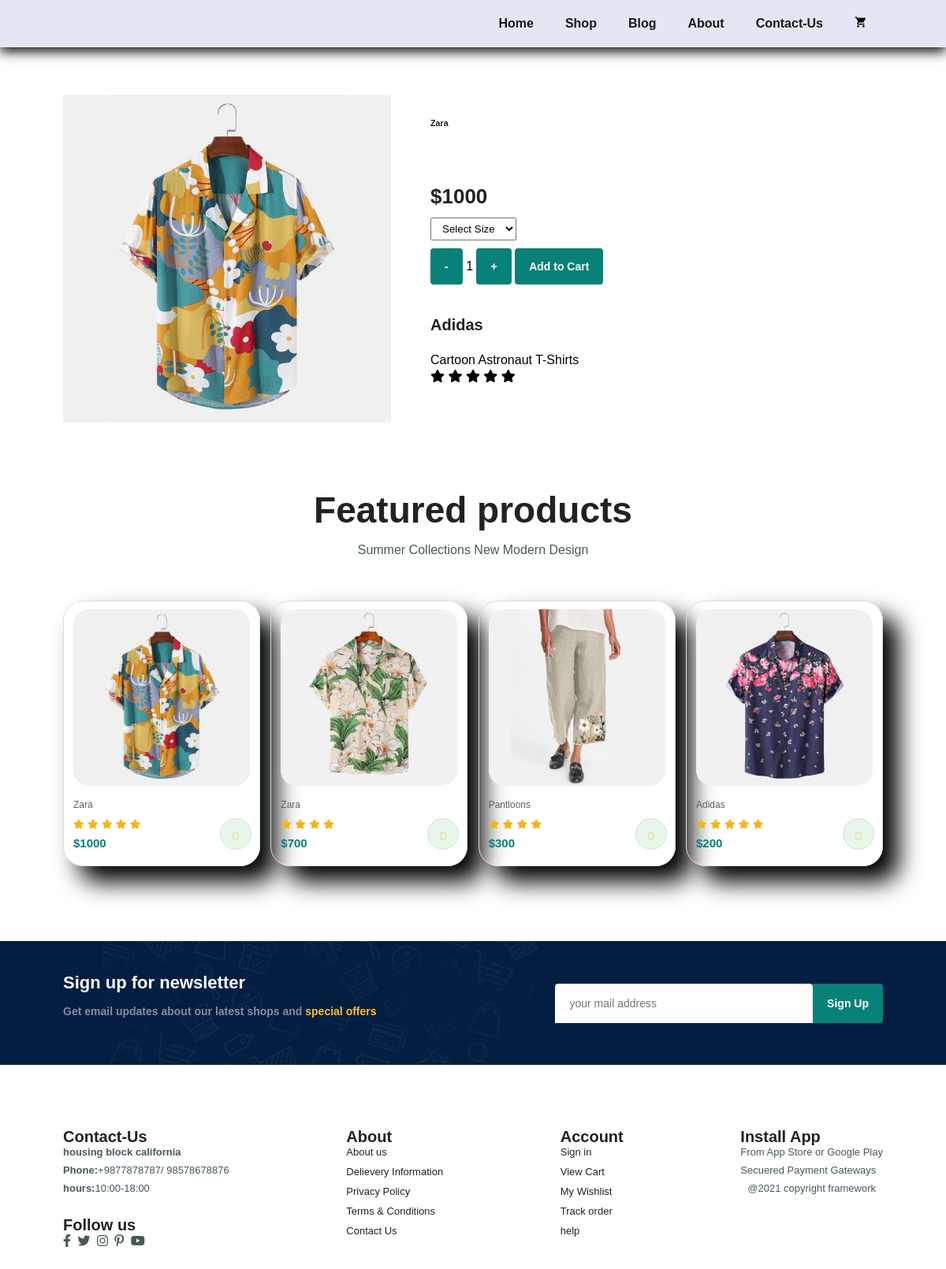
The page /product/1 (signed in) on the database its author committed.
### home/models.py (models this page shows, shortened)
class Product(models.Model):
    GENDER_CHOICES = [
        ('M', 'Male'),
        ('F', 'Female'),
    ]
    id=models.AutoField(primary_key=True)
    product_name = models.CharField(max_length=50)
    desc = models.CharField(max_length=300)
    Category = models.CharField(max_length=300,default="")
    SubCategory = models.CharField(max_length=300,default="")
    price = models.IntegerField(default=0)
    pub_date = models.DateField()
    image = models.ImageField(upload_to='products/images/',default="")
    brand = models.CharField(max_length=50,default="Zara")
    rating=models.IntegerField(default=5)
    gender = models.CharField(max_length=1, choices=GENDER_CHOICES,default="Male")

### home/views.py (the view)
# urls.py: path("product/<int:id>", views.product, name='product'),
def product(request, id):
    if request.user.is_anonymous:
        return redirect("/login")
    try:
        product_fetch = Product.objects.get(id=id)
    except Product.DoesNotExist:
        return HttpResponse("Product not found.", status=404)
    featured_products = Product.objects.filter(rating__gte=3)
    context = {
        'product': product_fetch,
        'featured_products': featured_products,
        'active_page': 'product'
    }
    return render(request, 'product.html', context)

### home/templatetags/custom_filters.py (called while the page is built)
@register.filter
def times(number):
    if number is None:
        number = 0
    return range(number)

### templates/product.html (shortened to what this page needs)
{% extends 'base1.html' %}
{% load static %}
{% block body %}
<section id="productails" class="section-p1">
    <div class="single-pro-image">
        <img src="/media/{{ product.image }}" alt="Product Image" width="100%" id="mainImg">
    </div>
    <div class="single-pro-details">
        <h6>{{ product.brand }}</h6>
        <h4>{{ product.category }}</h4>
        <h2>${{ product.price }}</h2>
        <form id="addToCartForm" action="{% url 'add_to_cart' product.id %}" method="POST">
            <select id="sizeSelect" name="size">
                <option value="">Select Size</option>
            </select>
            <span id="quantityControl">
                <button type="button" id="minusQuantity" class="btn btn-primary minus normal"> - </button>
                <span id="quantityValue">1</span>
                <button type="button" id="plusQuantity" class="btn btn-primary plus normal"> + </button>
            </span>
            <button type="submit" class="normal Cart">Add to Cart</button>
        </form>
        <h4>{{ product.product_name }}</h4>
        <span>{{ product.desc }}</span>
        {% load custom_filters %}
        <div class="star">
            {% for i in product.rating|times %}
                <i class="fas fa-star"></i>
            {% endfor %}
        </div>
    </div>
</section>
<section id="product1" class="section-p1">
    <h2>Featured products</h2>
    <p>Summer Collections New Modern Design</p>
    <div class="Pro-Container">
        {% for featured_product in featured_products %}
        <div class="pro">
            <img src="/media/{{ featured_product.image }}" alt="Product Image" width="100%">
            <div class="des">
                <span>{{ featured_product.brand }}</span>
                <h5>{{ featured_product.name }}</h5>
                <div class="star">
                    {% for i in featured_product.rating|times %}
                        <i class="fas fa-star"></i>
                    {% endfor %}
                </div>
                <h4>${{ featured_product.price }}</h4>
                <span id="divpr{{featured_product.id}}">
                    <button id="pr{{featured_product.id}}" class="cart Cart"><i class="fal fa-shopping-cart"></i></button>
                </span>
            </div>
        </div>
        {% endfor %}
    </div>
</section>
{% endblock %}

### static/ecom.css (style rules this page uses)
* { margin: 0; padding: 0; box-sizing: border-box; font-family: 'Playfair',sans-serif; }
h2 { font-size: 46px; line-height: 54px; color: #222; }
h4 { font-size: 20px; color: #222; }
h6 { font-size: 700; color: #222; }
p { font-size: 16px; color: #465b52; margin: 15px 0 20px 0; }
.section-p1 { padding: 40px 80px; }
button.normal { font-size: 14px; font-weight: 600; padding: 15px 18px; color: black; background-color: #fff; border-radius: 4px; cursor: pointer; border: none; outline: none; transition: 0.2s; }
body { width: 100%; }
#product1 { text-align: center; }
#product1 .Pro-Container { display: flex; justify-content: space-between; padding-top: 20px; flex-wrap: wrap; }
#product1 .pro { width: 23%; min-width: 250px; padding: 10px 12px; border:1px solid #cce7d0; border-radius: 25px; cursor: pointer; box-shadow: 20px 20px 30px rgba(0,0,0.02); margin:15px 0; transition:0.2s ease ; position: relative; }
#product1 .pro img { width: 100%; border-radius: 20px; }
#product1 .pro .des { text-align: start; padding: 10px 0; }
#product1 .pro .des span { color: #606063; font-size: 12px; }
#product1 .pro .des h5 { padding-top: 7px; color: #1a1a1a; font-size: 14px; }
#product1 .pro .des i { font-size: 12px; color: rgb(243,181,25); }
#product1 .pro .des h4 { padding-top: 7px; font-size: 15px; font-weight: 700; color: #088178; }
.cart { width: 40px; height: 40px; line-height: 10px; border-radius: 50px; background-color: #e8f6ea; font-weight: 500; background-repeat:no-repeat; padding: 10px 5px 5px 5px; color: #088178; border: 1px solid #cce7d0; position:absolute; bottom: 20px; right: 10px; }
#productails { display: flex; margin-top: 20px; }
#productails .single-pro-image { width: 40%; margin-right: 50px; }
#productails .single-pro-details { width: 50%; padding-top: 30px; }
#productails .single-pro-details h4 { padding: 40px 0 20px 0; }
#productails .single-pro-details h2 { font-size: 26px; }
#productails .single-pro-details select { display: block; padding: 5px 10px; margin-bottom: 10px; }
#productails .single-pro-details button { background: #088178; color: #fff; }
#productails .single-pro-details span { line-height: 25px; }

### rows shown on the page
Product: image (picture), brand "Zara", price "1000", product_name "Adidas", desc "Cartoon Astronaut T-Shirts", rating 5 (drawn)
Product: image (picture), brand "Zara", rating 4 (drawn), price "700"
Product: image (picture), brand "Pantloons", rating 4 (drawn), price "300"
Product: image (picture), brand "Adidas", rating 5 (drawn), price "200"
